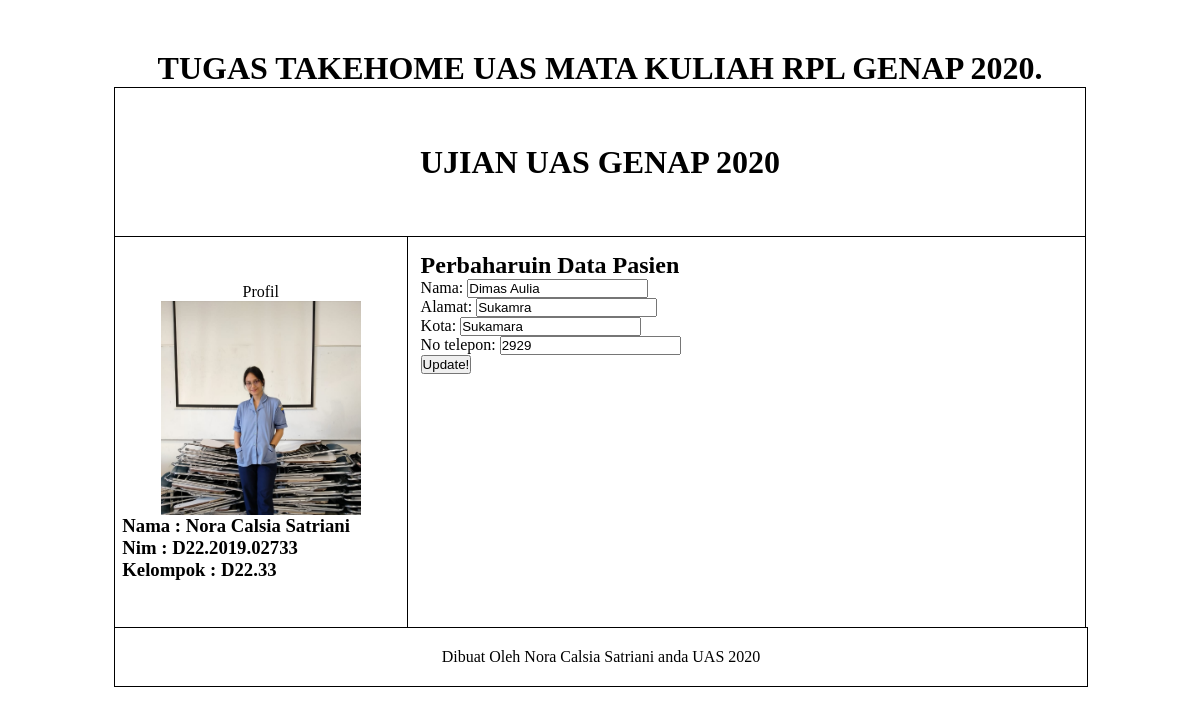
Screenshot of /update/1 with the database file from the repository.
### dataPasien/models.py (models this page shows, shortened)
class DataPasien(models.Model):
    no_pasien   = models.CharField(max_length=7)
    nama        = models.CharField(max_length=30)
    alamat      = models.CharField(max_length=30)
    kota        = models.CharField(max_length=30)
    no_telepon  = models.CharField(max_length=12)

### dataPasien/views.py (the view)
# urls.py: path('update/<int:update_id>', views.update, name='update'),
def update(request,update_id):
    pasien_update   = DataPasien.objects.get(id=update_id)
    Data      = {
        'nama':pasien_update.nama,
        'alamat':pasien_update.alamat,
        'kota':pasien_update.kota,
        'no_telepon':pasien_update.no_telepon,
    }
    forms           = PasienForms(request.POST or None, initial=Data, instance=pasien_update)
    if request.method == "POST":
        if forms.is_valid():
            forms.save()
            return redirect('dataPasien:index')
    context     = {
        'page_title':'Create',
        'action':'Perbaharuin Data Pasien',
        'forms':forms,
    }
    return render(request,'update.html',context)

### dataPasien/forms.py
class PasienForms(forms.ModelForm):
    class Meta:
        model   = DataPasien
        fields  = (
            'nama',
            'alamat',
            'kota',
            'no_telepon',
        )

### templates/update.html (shortened to what this page needs)
{% extends "base.html" %}
{% load static %}
{% block content %}
<form method="post">
    {{forms.as_p}}
  <input type="submit" name="" value="Update!">
</form>
{% endblock %}

### templates/base.html (style rules this page uses)
* { margin: 0; padding: 0; }

### rows the page displays
DataPasien: nama "Dimas Aulia", alamat "Sukamra", kota "Sukamara", no_telepon "2929"

### other values shown
{{ action }} "Perbaharuin Data Pasien"
